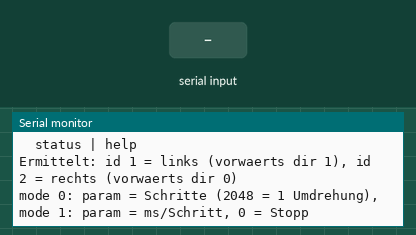
This program was run on a simulated ESP32. Parts: the last lines printed to the serial monitor. The test bench sets the inputs (shaded band).

Above: at 1.7 s.
1.8 s: "raw 1\n" received over Serial
At 2.8 s:
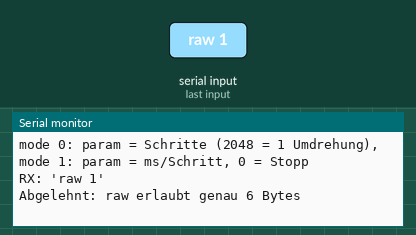
3.3 s: "raw 150\n" received over Serial
At 3.9 s:
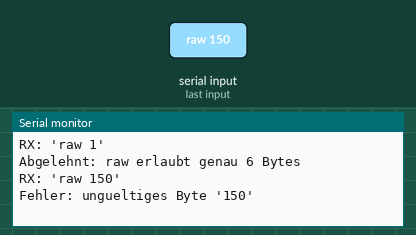
4.8 s: "stop 1\n" received over Serial
At 5.1 s:
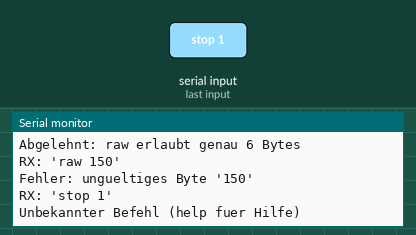
6.3 s: "status 1\n" received over Serial
At 7.5 s:
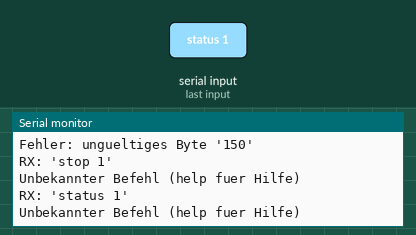
7.8 s: "order le\n" received over Serial
At 8.6 s:
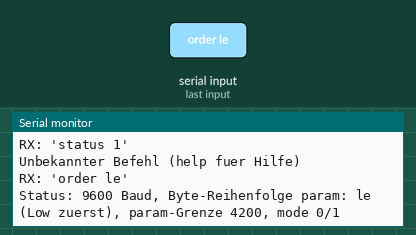
9.3 s: "order be\n" received over Serial
At 9.7 s:
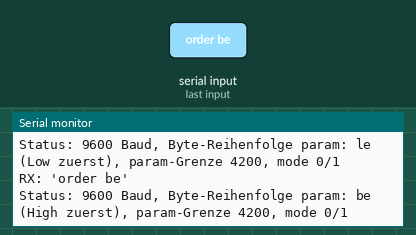

The program:

main.cpp
```cpp
// Stufe 7: Testkonsole für das UART-Protokoll der ATtiny212-Motorcontroller.
// Kein micro-ROS: Serial (USB) dient als Eingabekonsole.
//
// Paketformat laut Anleitung 4.2.2: 0xAA, id, mode, dir, param (uint16).
// Durch Versuche ermittelt (07.10.2026, Sichtprüfung/Handstoppung, Räder frei).
// Konvention: vorne = Ultraschallsensor; links/rechts von hinten in Fahrtrichtung.
//   - UART:   9600 Baud, 8N1 (Format angenommen, funktioniert), nur TX an GPIO 17
//   - id:     1 = linkes Rad, 2 = rechtes Rad, 0 = keine Reaktion
//   - dir:    links 1 = vorwärts, rechts 0 = vorwärts (Motoren spiegelbildlich)
//   - param:  Big-Endian (High-Byte zuerst)
//   - mode 0: feste Schrittzahl; 2048 Schritte = 1 Radumdrehung;
//             Befehle werden gepuffert und nacheinander ausgeführt (nicht abbrechbar)
//   - mode 1: Dauerbetrieb; param = Wartezeit pro Schritt in ms (kleiner = schneller);
//             neuer mode-1-Befehl ersetzt den laufenden sofort; param 0 = Stopp
//   - Kein eigener Timeout im ATtiny beobachtet (> 20 s Lauf ohne neuen Befehl)
//
// Sicherheitsprüfungen: Grenze 4200 für param in BEIDEN Byte-Reihenfolgen,
// mode nur 0/1, dir nur 0/1. Es wird NUR auf ausdrücklichen Befehl gesendet.
// Not-Aus: USB-Kabel trennen (Motoren werden auch über USB versorgt).
#include <Arduino.h>

static const int MOTOR_TX_PIN = 17;     // laut Anleitung 4.2.3 (nur TX benutzt)
static const int MOTOR_RX_PIN = 16;     // laut Anleitung nicht belegt; nur, weil begin() einen RX-Pin erwartet
static const uint8_t START_BYTE = 0xAA;
static const uint16_t MAX_STEPS = 4200; // Obergrenze für param (Sicherheitsgrenze)
static const uint8_t ID_LEFT = 1;       // ermittelt
static const uint8_t ID_RIGHT = 2;      // ermittelt

uint32_t motorBaud = 9600;              // ermittelt: 9600 Baud
bool paramBigEndian = true;             // bestätigt: High-Byte zuerst
bool uartStarted = false;

char line[96];
size_t lineLen = 0;
bool lineInvalid = false;               // Zeile enthielt unzulässige Zeichen

void startMotorUart(uint32_t baud) {
  if (uartStarted) {
    Serial2.flush();
    Serial2.end();
  }
  Serial2.begin(baud, SERIAL_8N1, MOTOR_RX_PIN, MOTOR_TX_PIN);
  uartStarted = true;
  motorBaud = baud;
  Serial.printf("Motor-UART: %lu Baud, 8N1, TX=GPIO%d\n", (unsigned long)motorBaud, MOTOR_TX_PIN);
}

// Prüft ein vollständiges 6-Byte-Paket, bevor es gesendet wird.
// Gibt true zurück, wenn es zulässig ist.
bool frameIsSafe(const uint8_t *f) {
  if (f[0] != START_BYTE) {
    Serial.println("Abgelehnt: Paket muss mit AA beginnen");
    return false;
  }
  if (f[2] > 1) {
    Serial.println("Abgelehnt: nur mode 0 und mode 1 bekannt");
    return false;
  }
  if (f[3] > 1) {
    Serial.println("Abgelehnt: dir nur 0 oder 1");
    return false;
  }
  // Grenze in beiden Lesarten prüfen: schützt auch bei vertauschter Byte-Reihenfolge
  uint16_t asLe = (uint16_t)f[4] | ((uint16_t)f[5] << 8);
  uint16_t asBe = ((uint16_t)f[4] << 8) | (uint16_t)f[5];
  if (asLe > MAX_STEPS || asBe > MAX_STEPS) {
    Serial.printf("Abgelehnt: param als le=%u, als be=%u Schritte; Grenze %u in beiden Lesarten\n",
                  asLe, asBe, MAX_STEPS);
    return false;
  }
  return true;
}

void sendBytes(const uint8_t *buf, size_t n) {
  Serial2.write(buf, n);
  Serial2.flush();                      // warten, bis alle Bytes hinausgeschoben sind
  Serial.printf("TX @%lu Baud:", (unsigned long)motorBaud);
  for (size_t i = 0; i < n; i++) {
    Serial.printf(" %02X", buf[i]);
  }
  Serial.println();
}

void sendFrame(uint8_t id, uint8_t mode, uint8_t dir, uint16_t param) {
  uint8_t f[6];
  f[0] = START_BYTE;
  f[1] = id;
  f[2] = mode;
  f[3] = dir;
  if (paramBigEndian) {
    f[4] = (uint8_t)(param >> 8);
    f[5] = (uint8_t)(param & 0xFF);
  } else {
    f[4] = (uint8_t)(param & 0xFF);
    f[5] = (uint8_t)(param >> 8);
  }
  if (frameIsSafe(f)) {
    sendBytes(f, sizeof(f));
  }
}

void printStatus() {
  Serial.printf("Status: %lu Baud, Byte-Reihenfolge param: %s, param-Grenze %u, mode 0/1\n",
                (unsigned long)motorBaud, paramBigEndian ? "be (High zuerst)" : "le (Low zuerst)",
                MAX_STEPS);
}

void printHelp() {
  Serial.println("Befehle:");
  Serial.println("  send <id> <mode> <dir> <param>   z.B. send 1 0 0 1028");
  Serial.println("  baud <rate>                      z.B. baud 9600");
  Serial.println("  order le | order be              Byte-Reihenfolge von param");
  Serial.println("  raw <6 Hex-Bytes>                z.B. raw AA 01 00 00 04 04");
  Serial.println("  stop                             beide Motoren: mode 1, param 0");
  Serial.println("  status | help");
  Serial.println("Ermittelt: id 1 = links (vorwaerts dir 1), id 2 = rechts (vorwaerts dir 0)");
  Serial.println("mode 0: param = Schritte (2048 = 1 Umdrehung), mode 1: param = ms/Schritt, 0 = Stopp");
}

void handleLine(char *s) {
  // Zeigt genau den (bereinigten) Text, der im Folgenden ausgewertet wird
  Serial.printf("RX: '%s'\n", s);
  long a, b, c, d;

  if (sscanf(s, "send %ld %ld %ld %ld", &a, &b, &c, &d) == 4) {
    if (a < 0 || a > 255 || b < 0 || b > 255 || c < 0 || c > 255 || d < 0 || d > 65535) {
      Serial.println("Fehler: id/mode/dir 0..255, param 0..65535");
      return;
    }
    sendFrame((uint8_t)a, (uint8_t)b, (uint8_t)c, (uint16_t)d);
  } else if (sscanf(s, "baud %ld", &a) == 1) {
    if (a < 1200 || a > 2000000) {
      Serial.println("Fehler: Baudrate 1200..2000000");
      return;
    }
    startMotorUart((uint32_t)a);
  } else if (strcmp(s, "order le") == 0) {
    paramBigEndian = false;
    printStatus();
  } else if (strcmp(s, "order be") == 0) {
    paramBigEndian = true;
    printStatus();
  } else if (strncmp(s, "raw", 3) == 0) {
    uint8_t buf[6];
    size_t n = 0;
    char *tok = strtok(s + 3, " ");
    while (tok != NULL) {
      if (n >= sizeof(buf)) {
        Serial.println("Abgelehnt: raw erlaubt genau 6 Bytes");
        return;
      }
      char *end;
      long v = strtol(tok, &end, 16);
      if (*end != '\0' || v < 0 || v > 255) {
        Serial.printf("Fehler: ungueltiges Byte '%s'\n", tok);
        return;
      }
      buf[n++] = (uint8_t)v;
      tok = strtok(NULL, " ");
    }
    if (n != sizeof(buf)) {
      Serial.println("Abgelehnt: raw erlaubt genau 6 Bytes");
      return;
    }
    if (frameIsSafe(buf)) {
      sendBytes(buf, n);
    }
  } else if (strcmp(s, "stop") == 0) {
    sendFrame(ID_LEFT, 1, 0, 0);
    sendFrame(ID_RIGHT, 1, 0, 0);
  } else if (strcmp(s, "status") == 0) {
    printStatus();
  } else if (strcmp(s, "help") == 0) {
    printHelp();
  } else {
    Serial.println("Unbekannter Befehl (help fuer Hilfe)");
  }
}

void setup() {
  Serial.begin(115200);
  delay(500);
  Serial.println();
  Serial.println("=== Motorprotokoll-Testkonsole (Stufe 7, abgesichert) ===");
  startMotorUart(motorBaud);            // Leitung sofort definiert auf Ruhepegel
  printStatus();
  printHelp();
}

void loop() {
  while (Serial.available() > 0) {
    char ch = (char)Serial.read();
    if (ch == '\r' || ch == '\n') {
      if (lineInvalid) {
        Serial.println("Zeile verworfen: unzulaessiges Zeichen (bitte neu eingeben)");
      } else if (lineLen > 0) {
        line[lineLen] = '\0';
        handleLine(line);
      }
      lineLen = 0;
      lineInvalid = false;
    } else if (ch == 0x08 || ch == 0x7F) {
      // Backspace/Entfernen: letztes Zeichen aus dem Puffer löschen
      if (lineLen > 0) {
        lineLen--;
      }
    } else if ((uint8_t)ch < 0x20 || (uint8_t)ch > 0x7E) {
      // Steuerzeichen oder Nicht-ASCII (z. B. geschütztes Leerzeichen) -> Zeile ungültig
      lineInvalid = true;
    } else if (lineLen < sizeof(line) - 1) {
      line[lineLen++] = ch;
    } else {
      lineInvalid = true;               // Zeile zu lang
    }
  }
}
```

Measured:
- after the input at 1.8 s, the serial monitor: prints a new line at once (image 1)
- after the input at 3.3 s, the serial monitor: prints a new line at once (image 2)
- after the input at 4.8 s, the serial monitor: prints a new line at once (image 3)
- after the input at 6.3 s, the serial monitor: prints a new line at once (image 4)
- after the input at 7.8 s, the serial monitor: prints a new line at once (image 5)
- after the input at 9.3 s, the serial monitor: prints a new line at once (image 6)
